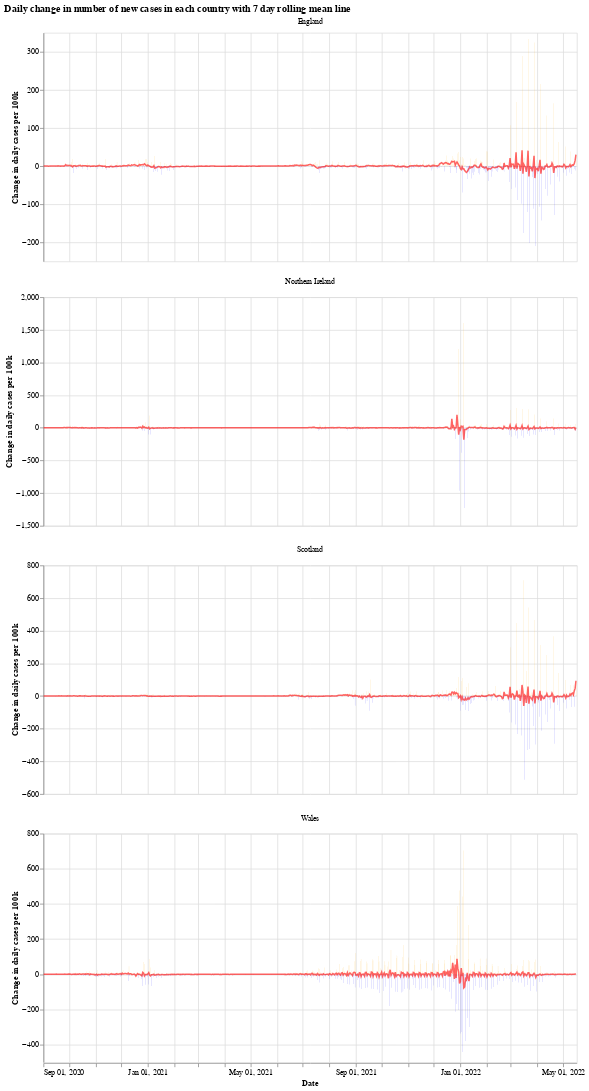

Write notebook code for a chart like this one.
### Markdown cell above
We will use the Python library `Altair` for visualising the data, see the [altair docs](https://altair-viz.github.io/) for more information.

First we have a graph which shows the daily change in the number of new cases for each country. This number jumps up and down all over the place, which is likely due to delay in reporting of new cases over the weekend. Another interesting thing is that it looks like the daily cases in Wales experienced a much shorter period of calm over the summer (calm in the sense of daily cases not jumping up and down).

The orange bars are days when the number of new cases (per 100k population) was more than the previous day, while the blue are days when the number of new cases dropped. The red line is the 7 day moving average. 

When the moving average line is below 0, it means that there is a consistent drop in new cases. We can see this clearly happening around the times that lockdowns were introduced (though, to varying degrees). I will update the graphs soon with a marker of when each lockdown started.

### Code cell
# collapse
import altair as alt

bars = alt.Chart(uk_cases).mark_bar().encode(
    x=alt.X("yearmonthdate(date):T", axis=alt.Axis(title='Date')),
    y=alt.Y("casesChangeRate:Q", axis=alt.Axis(title='Change in daily cases per 100k')),
    tooltip='casesChange',
    color=alt.condition(
        alt.datum.casesChangeRate > 0,
        alt.value("orange"),  # The positive color
        alt.value("blue")  # The negative color
    )
).properties(title='Daily change in number of new cases with 7 day rolling mean',width=700).interactive()

line = alt.Chart(uk_cases).mark_line(
    color='red',
    size=2,
    opacity=0.6
).transform_window(
    rolling_mean='mean(casesChangeRate)',
    frame=[0, 7],
    groupby=['areaName']
).encode(
    x='yearmonthdate(date):T',
    y='rolling_mean:Q'
)

alt.layer(bars, line, data=uk_cases).facet(alt.Column(
    'areaName', title=''), columns=1).resolve_scale(y='independent').properties(title='Daily change in number of new cases in each country with 7 day rolling mean line')

### Figure 1 — Vega-Lite specification as saved in the notebook (floating-point values rounded to 4 significant figures; data arrays with more than 128 entries replaced by an {"elided": "..."} marker saying what was removed)
{"config": {"view": {"continuousWidth": 400, "continuousHeight": 300}}, "data": {"name": "data-d392aa76d2be3d475823df7a38cabaca"}, "facet": {"type": "nominal", "field": "areaName", "title": ""}, "spec": {"layer": [{"mark": "bar", "encoding": {"color": {"condition": {"value": "orange", "test": "(datum.casesChangeRate > 0)"}, "value": "blue"}, "tooltip": {"type": "quantitative", "field": "casesChange"}, "x": {"type": "temporal", "axis": {"title": "Date"}, "field": "date", "timeUnit": "yearmonthdate"}, "y": {"type": "quantitative", "axis": {"title": "Change in daily cases per 100k"}, "field": "casesChangeRate"}}, "selection": {"selector001": {"type": "interval", "bind": "scales", "encodings": ["x", "y"]}}, "title": "Daily change in number of new cases with 7 day rolling mean", "width": 700}, {"mark": {"type": "line", "color": "red", "opacity": 0.6, "size": 2}, "encoding": {"x": {"type": "temporal", "field": "date", "timeUnit": "yearmonthdate"}, "y": {"type": "quantitative", "field": "rolling_mean"}}, "transform": [{"window": [{"op": "mean", "field": "casesChangeRate", "as": "rolling_mean"}], "frame": [0, 7], "groupby": ["areaName"]}]}]}, "columns": 1, "resolve": {"scale": {"y": "independent"}}, "title": "Daily change in number of new cases in each country with 7 day rolling mean line", "$schema": "https://vega.github.io/schema/vega-lite/v4.8.1.json", "datasets": {"data-d392aa76d2be3d475823df7a38cabaca": {"elided": "2492 records"}}}
